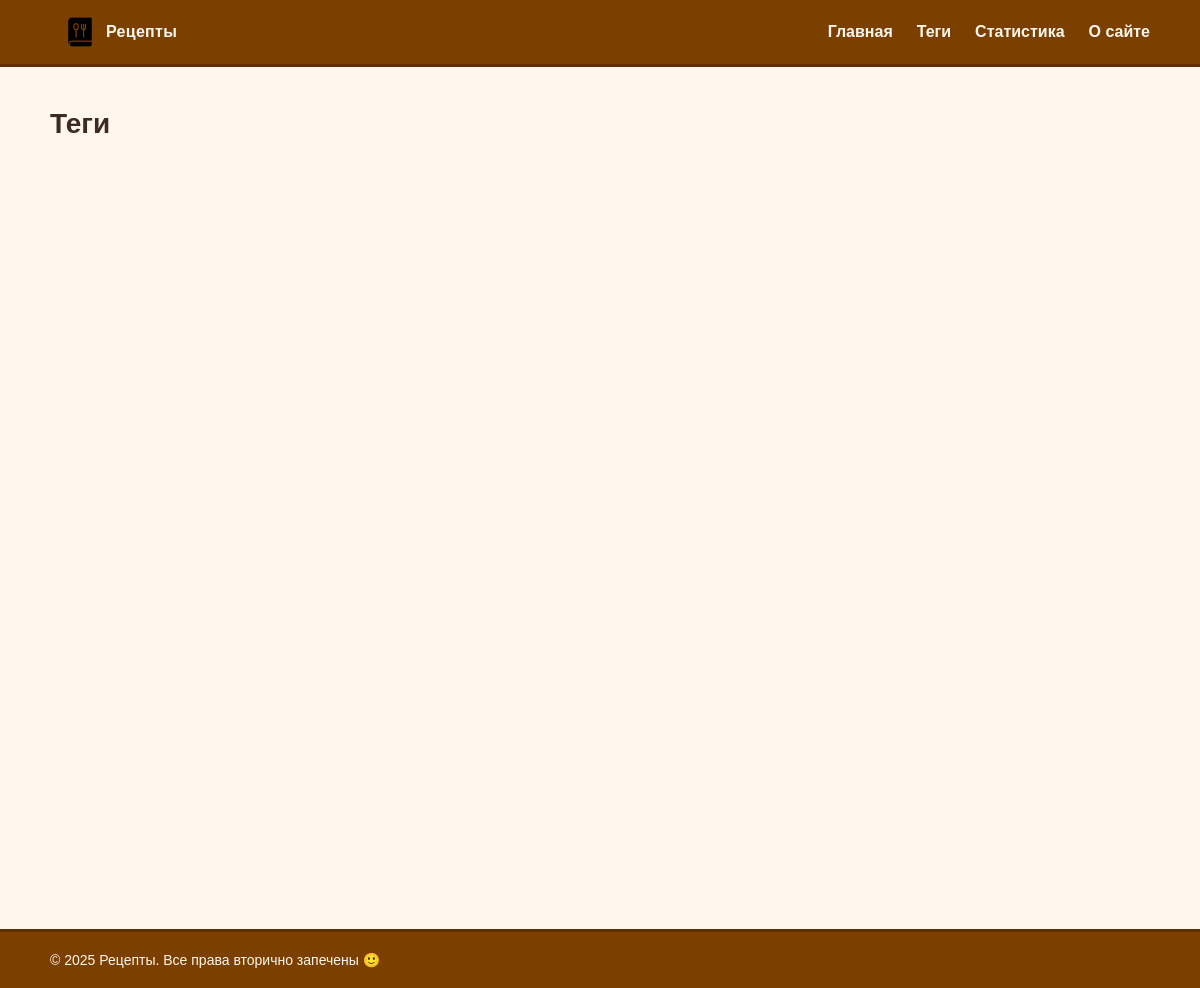
The page /tags/ on the database as committed earlier.
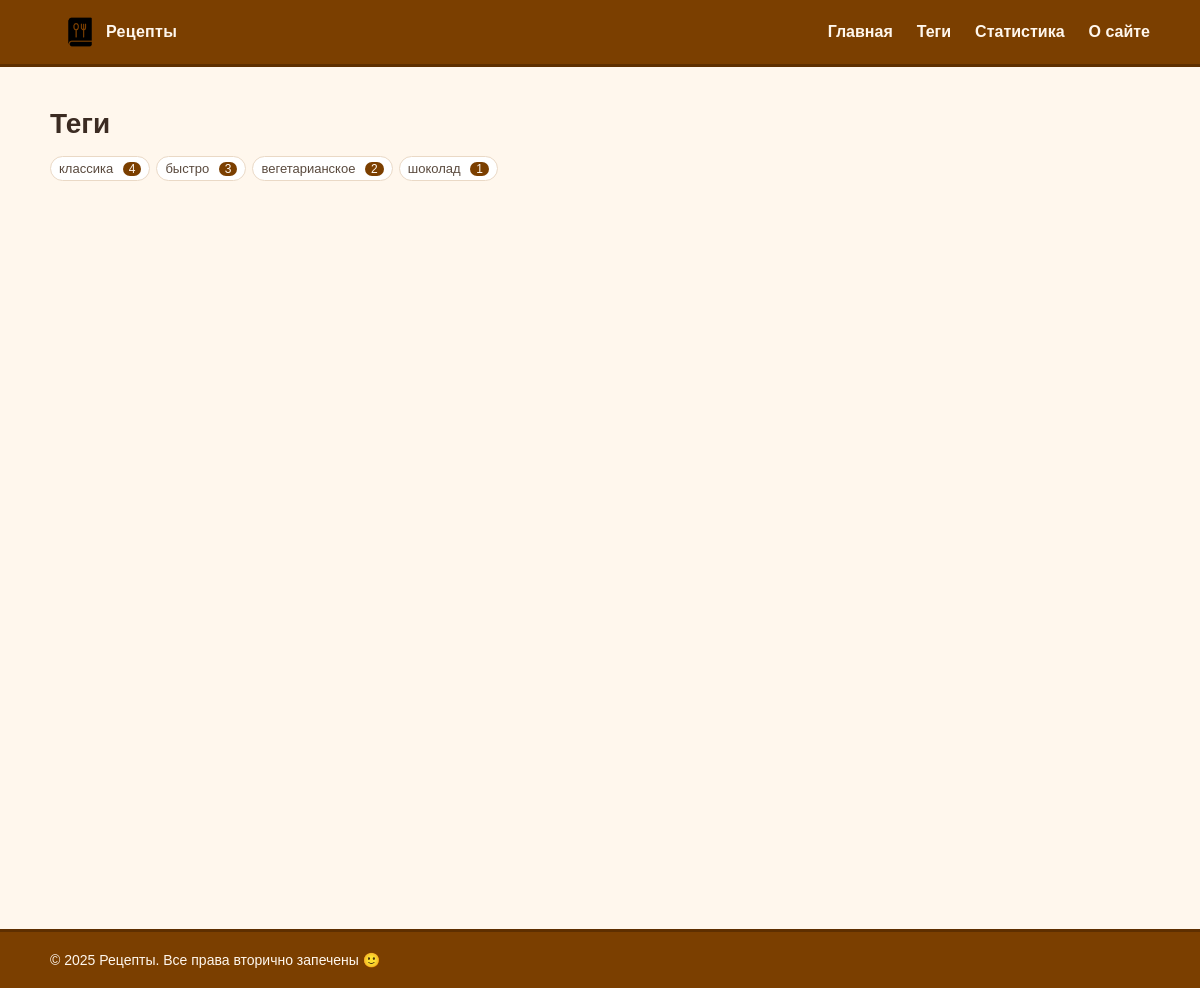
The same page on the database as committed later.
### recipes/models.py (models this page shows, shortened)
class Tag(models.Model):
    name = models.CharField(max_length=120, unique=True, db_index=True)
    slug = models.SlugField(max_length=120, unique=True, db_index=True)
    class Meta:
        ordering = ['name']
    def get_absolute_url(self):
        return reverse('recipes_by_tag', kwargs={'slug': self.slug})

### recipes/views.py (the view)
# urls.py: path('tags/', views.tag_list, name='tag_list'),
def tag_list(request):
    tags = Tag.objects.annotate(recipe_count=Count('recipes')).order_by('-recipe_count', 'name')
    return render(request, 'recipes/tag_list.html', {'tags': tags, 'title': 'Теги', 'year': 2025})

### recipes/templates/recipes/tag_list.html (shortened to what this page needs)
{% extends 'base.html' %}
{% block content %}
  <h1 class="page-title">Теги</h1>
  <ul class="tags tags-cloud">
    {% for t in tags %}
      <li>
        <a class="tag" href="{{ t.get_absolute_url }}">
          {{ t.name }} <span class="tag-badge">{{ t.recipe_count }}</span>
        </a>
      </li>
    {% endfor %}
  </ul>
{% endblock %}

Rows that differ between the two databases and show on the page:
added Tag: name "классика", recipe_count "4"
added Tag: name "быстро", recipe_count "3"
added Tag: name "вегетарианское", recipe_count "2"
added Tag: name "шоколад", recipe_count "1"
